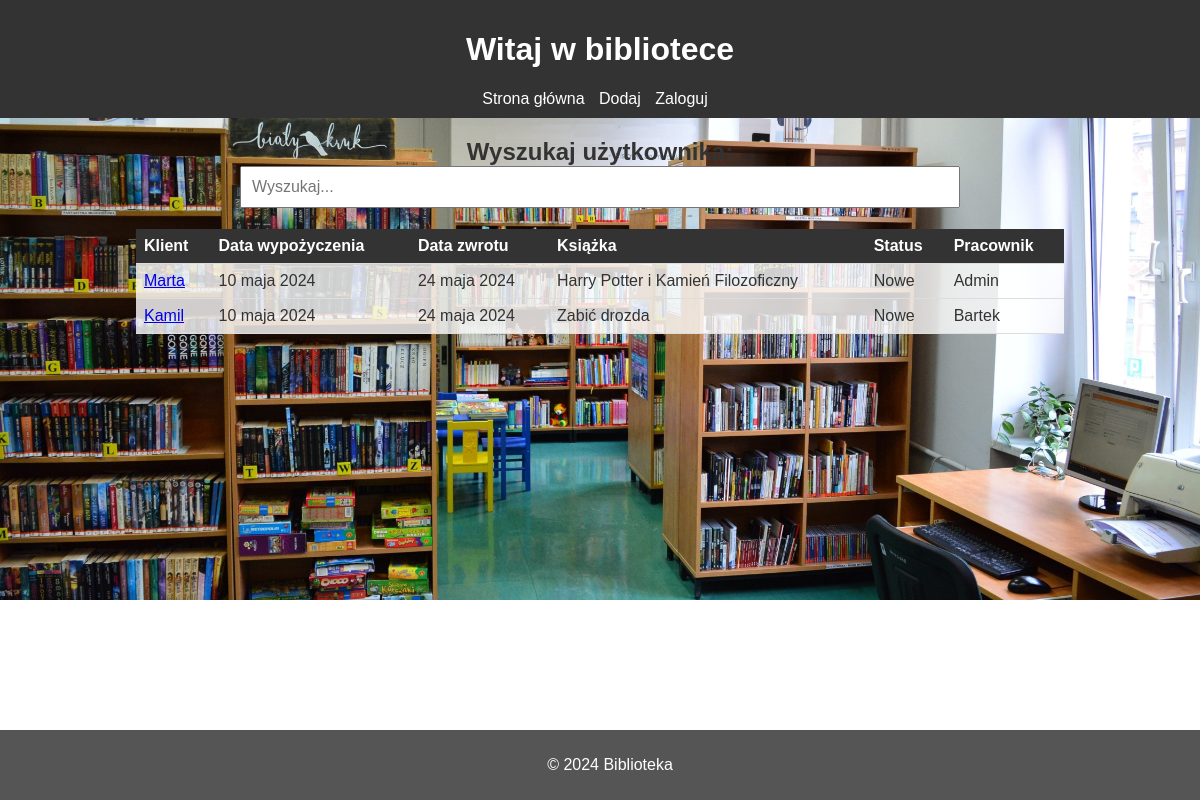
The page /rents on the database as committed earlier.
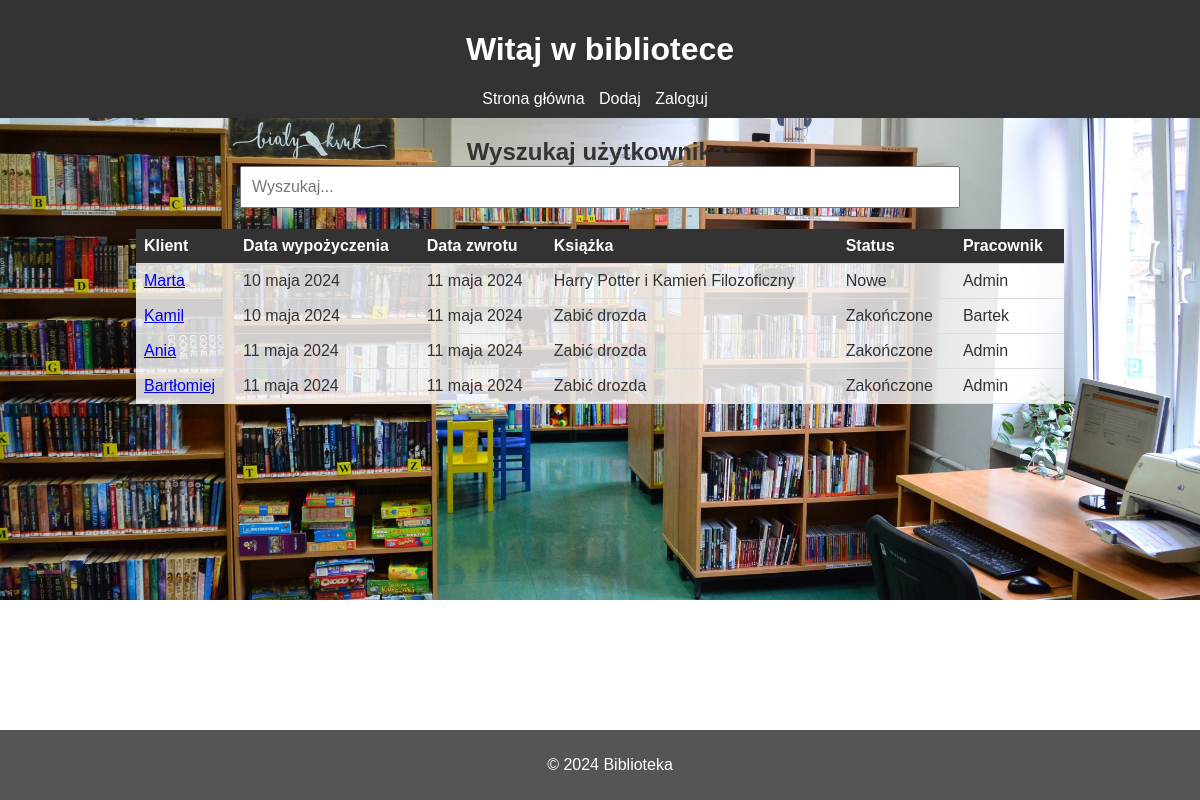
The same page on the database as committed later.
### bibliotekarz/models.py (models this page shows, shortened)
class Wypozyczenia(models.Model):
    Stany =[
        (0,'Nowe'),
        (1,'Przedłużone'),
        (2,'Po terminie'),
        (3,'Zakończone')
    ]
    Data = models.DateField(null=False)
    Data_zwrotu = models.DateField(null=False)
    Stan = models.IntegerField(choices=Stany)
    KsiazkaID = models.ForeignKey(Ksiazki, on_delete=models.CASCADE)
    PracownikID = models.ForeignKey(User, on_delete=models.CASCADE, related_name='pracownik')
    KlientID = models.ForeignKey(User, on_delete=models.CASCADE, related_name='klient')
    def get_stan_display(self):
        return dict(self.Stany)[self.Stan]

class Ksiazki(models.Model):
    Stany = [
        ('Dostępna','Dostępna'),
        ('Wypożyczona','Wypozyczona')
    ]
    Tytul = models.CharField(max_length=100, null=False)
    Autor = models.CharField(max_length=50, null=False)
    Gatunek = models.ForeignKey(Gatunki, on_delete=models.CASCADE)
    Liczba_stron = models.IntegerField()
    Wydawnictwo = models.CharField(max_length=50)
    Rok_wydania = models.IntegerField()
    Cena = models.DecimalField(decimal_places=2, max_digits=5)
    Liczba_egzamplarzy = models.IntegerField()
    Opis = models.CharField(max_length=1000)
    Stan = models.CharField(choices=Stany, max_length=20)
    def __str__(self) -> str:
        return self.Tytul

### uzytkownicy/models.py (models this page shows, shortened)
class User(AbstractUser):
    choices = [(0, 'Męźczyzna'),
               (1, 'Kobieta')]
    Telefon = models.CharField(max_length=9,null=False, validators=[regex_telefon])
    Pesel = models.CharField(max_length=11, unique=True, null=False, validators=[regex_pesel, validate_pesel])
    Data_urodzenia = models.DateField(null = False)
    current_password = models.CharField(max_length=15, null=False, blank=False, validators=[password_validator])
    password_1 = models.CharField(max_length=15, null=False, blank=False, validators=[password_validator])
    password_2 = models.CharField(max_length=15, null=False, blank=False, validators=[password_validator])
    password_3 = models.CharField(max_length=15, null=False, blank=False, validators=[password_validator])
    passwords_attempts = models.IntegerField(default=0)
    Plec = models.IntegerField(choices=choices, null=False)
    Bibliotekarz = models.BooleanField(default = False)
    ManagerBiblioteki = models.BooleanField(default = False)
    utworzony = models.DateTimeField(auto_now_add=True)
    edytowany = models.DateTimeField(auto_now=True)
    is_deleted = models.BooleanField(default=False)
    is_password_changed = models.BooleanField(default=False)
    REQUIRED_FIELDS = ['Telefon', 'Pesel', 'Data_urodzenia', 'Plec']

### bibliotekarz/views.py (the view)
# urls.py: path('rents', viewsb.ListRentsView.as_view(), name='rents'),
class ListRentsView(ListView):
    model = Permission
    template_name = 'rents.html'
    context_object_name = 'rents'
    def get_queryset(self):
        query = self.request.GET.get('q')
        if query != None:
            rents = Wypozyczenia.objects.filter(Q(KlientID__username__icontains=query) |
                                            Q(PracownikID__username__icontains=query) |
                                            Q(Stan__icontains=query))
            return rents
        else:
            rents = Wypozyczenia.objects.all()
            return rents

### bibliotekarz/templates/rents.html (shortened to what this page needs)
<!DOCTYPE html>
{% load static %}
<html lang="en">
<head>
</head>
<body>
    <header>
        <h1>Witaj w bibliotece</h1>
        <nav>
            <ul>
                <li><a href="{% url 'home' %}">Strona główna</a></li>
                <li><a href="{% url 'register-book' %}">Dodaj</a></li>
                {% if user.is_authenticated %}
                <li><a href="{% url 'logout' %}">Wyloguj</a></li>
            {% else %}
                <li><a href="{% url 'login' %}">Zaloguj</a></li>
            {% endif %}
            </ul>
        </nav>
    </header>
    <main>
        {% if page == None %}
        <form action="" method="get">
            <label for="search">Wyszukaj użytkownika:</label>
            <br>
            <input id="search" name="q" type="text" placeholder="Wyszukaj...">
        </form>
        {% endif %}
        <table>
            <tr>
                <th>Klient</th>
                <th>Data wypożyczenia</th>
                <th>Data zwrotu</th>
                <th>Książka</th>
                <th>Status</th>
                <th>Pracownik</th>
            </tr>
            {% for rent in rents %}
            <tr>
                <td><a href="{% url 'rent' rent.id %}">{{ rent.KlientID.first_name }}</a></td>
                <td>{{ rent.Data }}</td>
                <td>{{ rent.Data_zwrotu }}</td>
                <td>{{ rent.KsiazkaID }}</td>
                <td>{{ rent.get_stan_display }}</td>
                <td>{{ rent.PracownikID }}</td>
            </tr>
            {% endfor %}
        </table>
    </main>
    <footer>
        <p>&copy; 2024 Biblioteka</p>
    </footer>
</body>
</html>

Rows that differ between the two databases and show on the page:
changed Wypozyczenia "Nowe": Data_zwrotu "24 maja 2024" → "11 maja 2024"
changed Wypozyczenia "Kamil": Data_zwrotu "24 maja 2024" → "11 maja 2024"; stan "Nowe" → "Zakończone"
added Wypozyczenia: KlientID.first_name "Ania", Data "11 maja 2024", Data_zwrotu "11 maja 2024", KsiazkaID "Zabić drozda", stan "Zakończone", PracownikID "Admin"
added Wypozyczenia: KlientID.first_name "Bartłomiej", Data "11 maja 2024", Data_zwrotu "11 maja 2024", KsiazkaID "Zabić drozda", stan "Zakończone", PracownikID "Admin"
